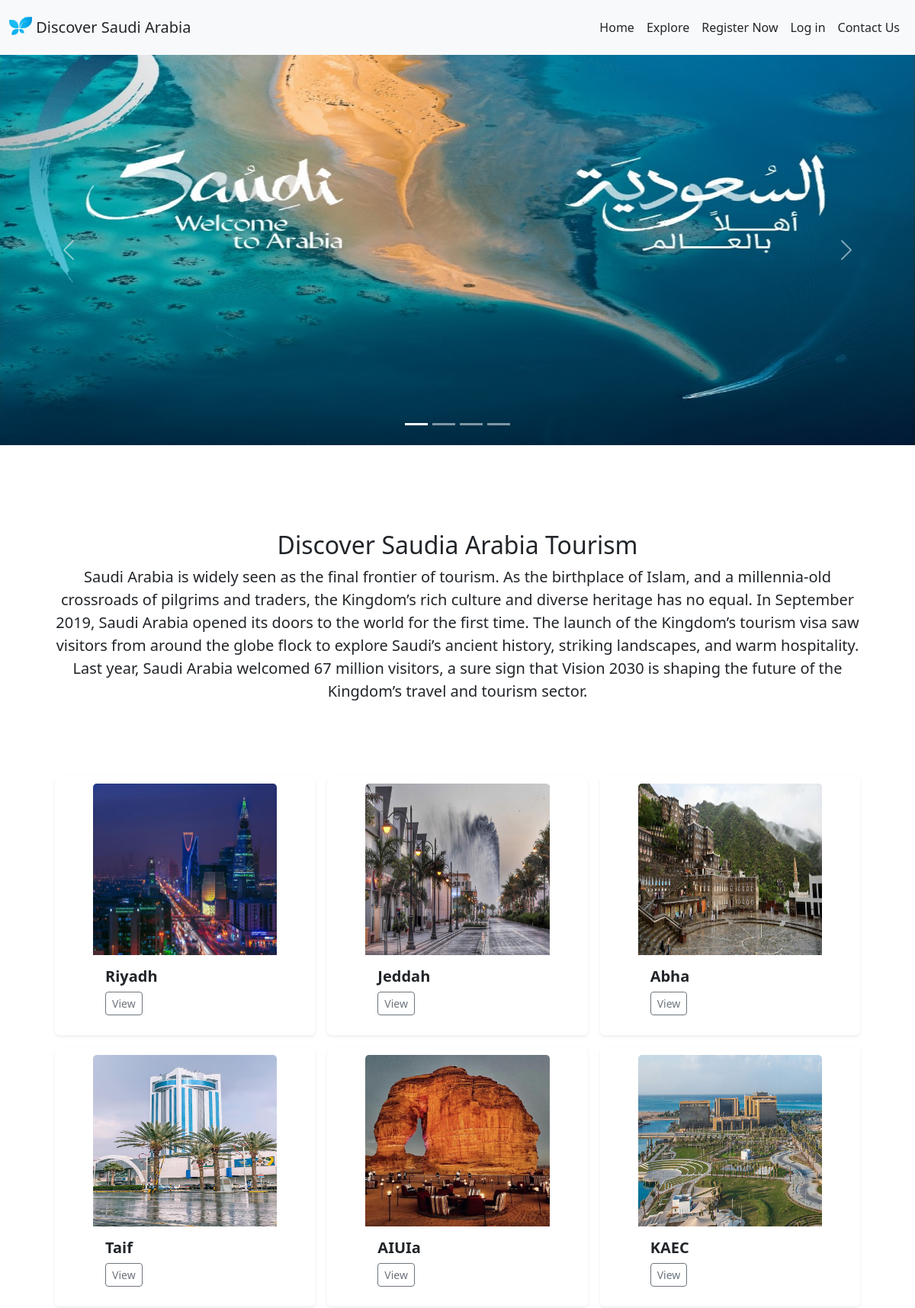
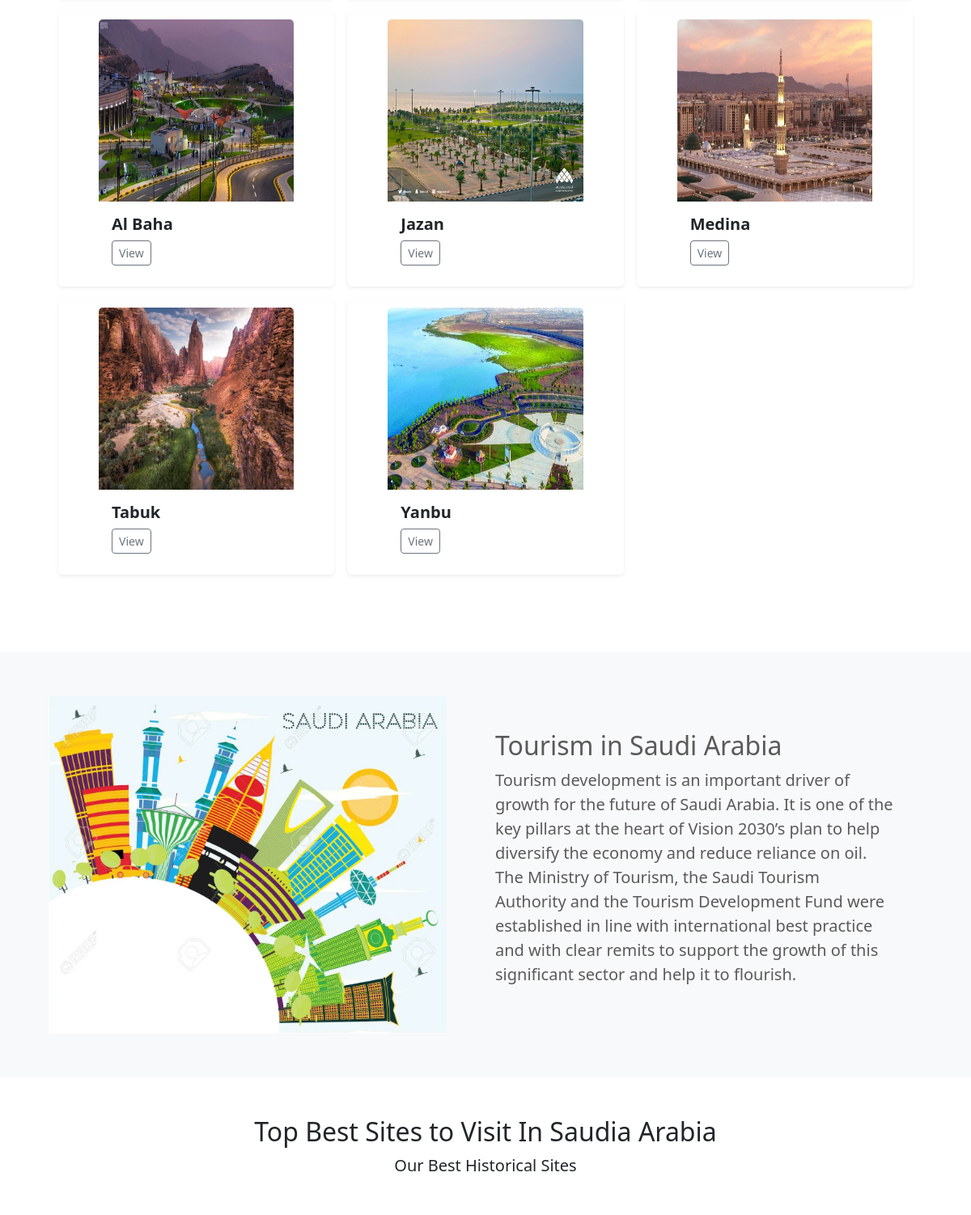
/destinations/ (upper part), run on the app's committed database (2 pictures, top to bottom).
### destination/models.py (models this page shows, shortened)
class Destination(models.Model):
    owner=models.ForeignKey(User,related_name='destination_owner',on_delete=models.CASCADE)
    name=models.CharField(max_length=100)
    summary=models.TextField(max_length=1000)
    published_at=models.DateTimeField( auto_now=True)
    image=models.ImageField(upload_to=destination_image_upload)
    slug=models.SlugField(blank=True,null=True)
    def __str__(self) :
        return self.name

### destination/views.py (the view)
# urls.py: path('',views.destination_list_view,name="destination_list_view"),
def destination_list_view(request):
    destination_list=Destination.objects.all()
    site_list=Site.objects.all()
    context={'Destinations_list_Var':destination_list,'Sites_list_Var':site_list}
    return render(request,'destinations/destination_list.html',context)

### destination/templates/destinations/destination_list.html (shortened to what this page needs)
{% extends 'base.html' %}
{% load static  %}
  {% block body %}
  <section class="bg-dark text-light mt-4">
    <div id="myCarousel" class="carousel slide" data-bs-ride="carousel">
      <div class="carousel-indicators">
        <button type="button" data-bs-target="#myCarousel" data-bs-slide-to="0" class="active" aria-current="true" aria-label="Slide 1"></button>
        <button type="button" data-bs-target="#myCarousel" data-bs-slide-to="1" aria-label="Slide 2"></button>
        <button type="button" data-bs-target="#myCarousel" data-bs-slide-to="2" aria-label="Slide 3"></button>
        <button type="button" data-bs-target="#myCarousel" data-bs-slide-to="3" aria-label="Slide 4"></button>
      </div>
      <div class="carousel-inner ">
        <div class="carousel-item active">
          <img src="{% static 'img/Carsouel_saudiV2.jpg' %}" class="d-block w-100 h-100" alt="...">
        </div>
      </div>
      <button class="carousel-control-prev" type="button" data-bs-target="#myCarousel" data-bs-slide="prev">
        <span class="carousel-control-prev-icon" aria-hidden="true"></span>
      </button>
      <button class="carousel-control-next" type="button" data-bs-target="#myCarousel" data-bs-slide="next">
        <span class="carousel-control-next-icon" aria-hidden="true"></span>
      </button>
    </div>
  </section>
  <section class="p-5">
    <div class="container">
        <h2 class="text-center text-dark">Discover Saudia Arabia Tourism</h2>
        <p class="lead text-center text-dark mb-5">
          Saudi Arabia is widely seen as the final frontier of tourism. As the birthplace of Islam, and a millennia-old crossroads of pilgrims and traders, the Kingdom’s rich culture and diverse heritage has no equal. In September 2019, Saudi Arabia opened its doors to the world for the first time. The launch of the Kingdom’s tourism visa saw visitors from around the globe flock to explore Saudi’s ancient history, striking landscapes, and warm hospitality. Last year, Saudi Arabia welcomed 67 million visitors, a sure sign that Vision 2030 is shaping the future of the Kingdom’s travel and tourism sector.
        </p>
      <div class="album py-5 bg-white">
        <div class="container">
          <div class="row row-cols-1 row-cols-sm-2 row-cols-md-3 g-3">
           {% for destination in Destinations_list_Var  %}
            <div class="col" >
              <div class="card shadow-sm ">
                <a href="{% url 'destination:destination_detail_view' destination.slug %}" class="text-decoration-none">
                <img src="{{destination.image.url}}" class="card-img-top" width="100%" height="225" alt="...">
                </a>
                <div class="card-body">
                  <h5 class="fw-bold text-dark card-title">{{destination.name}}</h5>
                  <div class="d-flex justify-content-between align-items-center">
                    <div class="btn-group">
                      <a href="{% url 'destination:destination_detail_view' destination.slug %}" class="text-decoration-none">
                      <button type="button" class="btn btn-sm btn-outline-secondary"> View</button>
                      </a>
                    </div>
                  </div>
                </div>
              </div>
            </div>
            {% endfor %}
          </div>
        </div>
      </div>
  </div>
  </section>
  <section id="tourism" class="p-5 bg-light">
    <div class="container">
      <div class="row align-items-center justify-content-between">
        <div class="col-md">
          <img src="{% static 'img/saud.jpg' %}" class="img-fluid" alt="" />
        </div>
        <div class="col-md p-5">
          <h2>Tourism in Saudi Arabia</h2>
          <p class="lead">
            Tourism development is an important driver of growth for the future of Saudi Arabia. It is one of the key pillars at the heart of Vision 2030’s plan to help diversify the economy and reduce reliance on oil. The Ministry of Tourism, the Saudi Tourism Authority and the Tourism Development Fund were established in line with international best practice and with clear remits to support the growth of this significant sector and help it to flourish.
          </p>
        </div>
      </div>
    </div>
  </section>
  <section id="Tours" class="p-5" >
    <div class="container">
      <div>
        <h2 class="text-center text-dark">Top Best Sites to Visit In Saudia Arabia</h2>
      </div>
      <p class="lead text-center text-dark mb-5">
        Our Best Historical Sites
      </p>
      <div class="row row-cols-1 row-cols-md-2 g-4">
      </div>
    </div>
  </section>
  {% endblock body %}

### templates/base.html (shortened to what this page needs)
{% load static %}
{% load bootstrap5 %}
{% bootstrap_css %}
<!DOCTYPE html>
<html lang="en">
<head>
  <link rel="stylesheet" href="{% static 'css/bootstrap.min.css' %}">
  <link rel="stylesheet" href="{% static 'css/style.css' %}" />
  <link rel="stylesheet" href="https://cdn.jsdelivr.net/npm/bootstrap-icons@1.9.1/font/bootstrap-icons.css">
</head>
<body>
  <header >
  <nav class="navbar navbar-expand-lg bg-light  py-3 fixed-top  ">
    <div class="container-fluid">
      <a href="{% url 'homepage:home_page_view' %}" class="navbar-brand text-dark">
        <img src="{% static 'logo/head_icon.svg' %}" alt="Logo" width="30" height="24" class="d-inline-block align-text-top">
        Discover Saudi Arabia</a>
      <div class="collapse navbar-collapse" id="navmenu">
        <ul class="navbar-nav ms-auto">
          <li class="nav-item">
            <a href="{% url 'homepage:home_page_view' %}" class="nav-link text-dark">Home</a>
          </li>
          <li class="nav-item">
            <a href="{% url 'destination:destination_list_view' %}" class="nav-link text-dark">Explore</a>
          </li>
          {% if request.user.is_authenticated %}
            <li class="nav-item">
              <a href="{% url 'logout'%}" class="nav-link text-dark">Log out</a>
            </li>
            {% if not request.user.is_superuser %}
            <li class="nav-item">
              <a href="{% url 'accounts:profile'%}" class="nav-link text-dark">My Profile</a>
            </li>
          {% endif %}
          {% else %}
          <li class="nav-item">
            <a href="{% url 'accounts:register'%}" class="nav-link text-dark">Register Now</a>
          </li>
          <li class="nav-item">
            <a href="{% url 'login'%}" class="nav-link text-dark">Log in</a>
          </li>
          {% endif %}
          <li class="nav-item">
            <a href="{% url 'contact:contact_view'%}" class="nav-link text-dark">Contact Us</a>
          </li>
        </ul>
      </div>
    </div>
  </nav>
</header>
{% block body %}
{% endblock body %}
</body>
</html>

### static/css/style.css (style rules this page uses)
body { padding-top: 3rem; padding-bottom: 3rem; color: #5a5a5a; }
.carousel { margin-bottom: 4rem; }
.carousel-item { height: 32rem; }
.card { border:none; padding: 10px 50px; }
.card::after { position: absolute; z-index: -1; opacity: 0; -webkit-transition: all 0.6s cubic-bezier(0.165, 0.84, 0.44, 1); transition: all 0.6s cubic-bezier(0.165, 0.84, 0.44, 1); }

### data on the page
Destination: image (picture), name "Riyadh"
Destination: image (picture), name "Jeddah"
Destination: image (picture), name "Abha"
Destination: image (picture), name "Taif"
Destination: image (picture), name "AIUIa"
Destination: image (picture), name "KAEC"
Destination: image (picture), name "Al Baha"
Destination: image (picture), name "Jazan"
Destination: image (picture), name "Medina"
Destination: image (picture), name "Tabuk"
Destination: image (picture), name "Yanbu"
